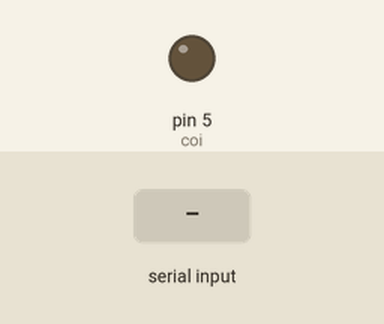
Recording of a sketch running on a simulated Arduino Uno, built with avr-gcc and run on an emulated ATmega328P. Parts: output pins drawn as LEDs (lit = HIGH). The test bench sets the inputs (shaded band).

Above: at 1.2 s.
1.3 s: "true" received over Serial
At 1.7 s:
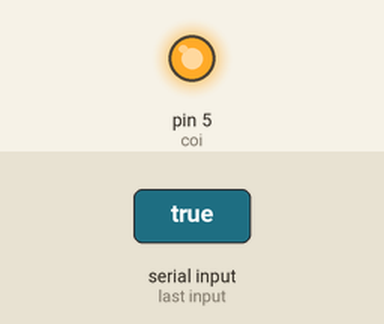
Timing chart, 0 to 4.3 s (numbered marks = the images above; inputs shaded):
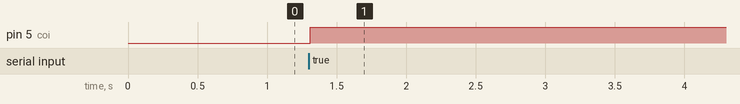

The sketch:

arduino.ino
```cpp
int coi = 5;
void setup() {
  Serial.begin(9600);
  pinMode(coi, OUTPUT);
}
void loop() {
  String receivedString = "";  // Chuỗi để lưu trữ dữ liệu từ cổng serial

  // Đọc chuỗi mới nhất
  while (Serial.available() > 0) {
    char c = Serial.read();  // Đọc một ký tự từ cổng serial
    receivedString += c;     // Thêm ký tự vào chuỗi
    delay(2);                // Đợi một chút để nhận toàn bộ dữ liệu
  }
  if (receivedString.length() > 0) {
    if (receivedString == "true") {
      digitalWrite(coi, HIGH);
    }
  }
}
```

Measured:
- after the input at 1.3 s, pin 5 (coi): LOW → HIGH at once
